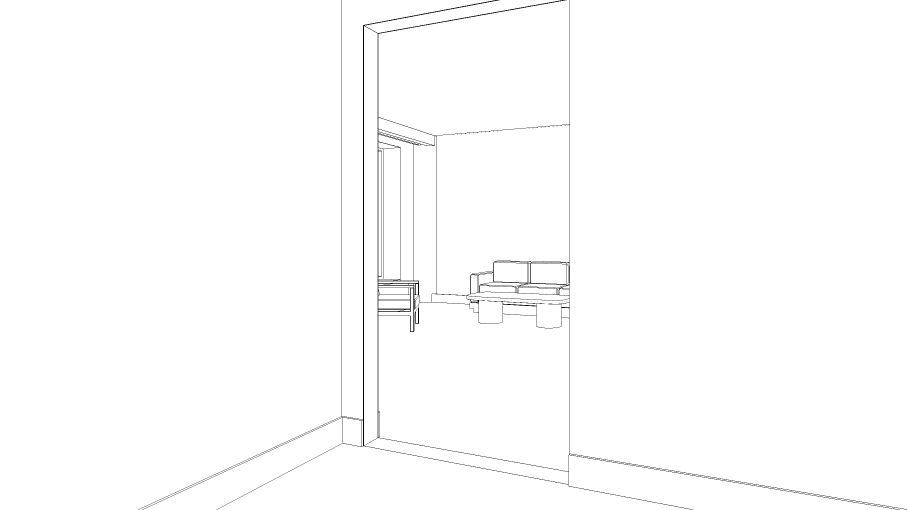
#> input picture assets/blockout/house/framing/wm-entrance-2026-11-14/a/S00-edges.png, 2720 x 1530 px (shown at 1/3 size)
$ python -i checks_wm_entrance.py   (imports and definitions only)   (older library calls are emulated)
#> lines starting #> are read from the running program, lines starting #| are printed output that depends on the picture; after the words box and inside, x2 and y2 are one past the last pixel; in counts of white or black regions, pixels touching at a corner belong together
#!/usr/bin/env python3
"""
checks_wm_entrance.py: the measurements on the warm-modern entrance clay (framing_wm_entrance.py), render-agent, 2026-11-14. No Blender.
Reads the delivered passes of this folder (<id>.png, <id>-depth.png, <id>-id.png), docs/house-plan.json, the M0 furn clay and base.png.
Writes selfcheck.json (per-frame records, the designer's projected values against the clay, the path events, the seam with M0) and
contact-sheet.jpg.

  python3 checks_wm_entrance.py            # everything
  python3 checks_wm_entrance.py --no-sheet
"""
import argparse
import json
import math
import os

import cv2
import numpy as np
from PIL import Image, ImageDraw, ImageFont

Image.MAX_IMAGE_PIXELS = None
HERE = os.path.dirname(os.path.abspath(__file__))
HOUSE = os.path.abspath(os.path.join(HERE, "..", ".."))
REPO = os.path.abspath(os.path.join(HOUSE, "..", "..", ".."))
PLAN_JSON = os.path.join(REPO, "docs", "house-plan.json")
BASE_PNG = os.path.join(REPO, "assets", "renders", "living-room", "warm-modern", "phase2-2026-11-10", "layers", "base.png")
M0_FURN = os.path.join(HOUSE, "framing", "warm-modern-r4", "layers", "furn", "M0.png")
SCRATCH = "/tmp/claude-0/-home-user-homedesign-app/1b393486-20a3-508a-a0b0-d78a98b7d2b6/scratchpad/wm-entrance"

CANVAS = (2720, 1530)
M0_CANVAS, M0_CROP = (4072, 2290), (116, 65, 3956, 2225)
OX, OY = M0_CROP[0] * CANVAS[0] / M0_CANVAS[0], M0_CROP[1] * CANVAS[1] / M0_CANVAS[1]
FX, FY = (M0_CROP[2] - M0_CROP[0]) * CANVAS[0] / M0_CANVAS[0], (M0_CROP[3] - M0_CROP[1]) * CANVAS[1] / M0_CANVAS[1]
K_U, K_V = 24.0 / 36.0, 24.0 / 36.0 * 16.0 / 9.0
DEPTH_UNITS_PER_M = 5000.0
OPEN = dict(x0=0.95, x1=2.15, y0=6.20, y1=6.35, h=2.40)
DINING = dict(x=2.50, x_out=2.65, y0=2.97, y1=4.57)
HALL = dict(x=(0.80, 3.60), y=(6.35, 9.80))
LIVING = dict(x=(-2.30, 2.50), y=(0.0, 6.20), h=3.0)
HALL_WALLS, LINING, LIVING_ALL = (11, 12, 13), (20, 21, 22, 23, 24), tuple(range(30, 44)) + (0, 50)


def r4(x):
    return None if x is None else round(float(x), 4)


# ---------------------------------------------------------------------------------------------------------------
# cameras (the same derivation as framing_wm_entrance.plan_frames)
# ---------------------------------------------------------------------------------------------------------------
# [75 lines left out: functions plan_frames, cam_at, uv, slope, past_edge, ray_dir and 1 more, not called in this run]


# ---------------------------------------------------------------------------------------------------------------
# passes
# ---------------------------------------------------------------------------------------------------------------
class Passes:
    # [8 lines left out: function __init__, not called in this run]

    def px(self, u):
        return OX + u * FX

    def py(self, v):
        return OY + v * FY

    def u(self, px):
        return (px - OX) / FX

    def v(self, py):
        return (py - OY) / FY

    def row(self, v):
        return int(min(CANVAS[1] - 1, max(0, math.floor(self.py(v)))))

    def col(self, u):
        return int(min(CANVAS[0] - 1, max(0, math.floor(self.px(u)))))

    # [28 lines left out: functions world, step_x, step_y, not called in this run]

    def lum(self):
        rgb = np.asarray(Image.open(self.png).convert("RGB")).astype(np.float64)
        return rgb @ np.array([0.2126, 0.7152, 0.0722])


# ---------------------------------------------------------------------------------------------------------------
# 1. the designer's projected values against the clay
# ---------------------------------------------------------------------------------------------------------------
# [303 lines left out: functions table_designer, dining_share, path_events, verticals, stations, reprojection, not called in this run]


# ---------------------------------------------------------------------------------------------------------------
# 4. the seam with M0
# ---------------------------------------------------------------------------------------------------------------
_PAIRS = {(31, 35): "back wall | ceiling", (31, 38): "back wall | skirting top", (30, 38): "skirting foot | floor", (31, 41): "back wall | sofa",
          (30, 41): "floor | sofa", (30, 42): "floor | coffee table", (41, 42): "sofa | coffee table", (30, 43): "floor | armchair",
          (40, 43): "window bench | armchair", (39, 43): "glazing | armchair", (32, 39): "window wall | glazing frame (reveal)",
          (0, 39): "sky | glazing frame", (35, 36): "ceiling | dropped band", (32, 36): "window wall | dropped band", (36, 39): "dropped band | glazing",
          (31, 36): "back wall | dropped band", (39, 40): "glazing | window bench", (30, 40): "floor | window bench", (32, 40): "window wall | window bench",
          (31, 43): "back wall | armchair", (32, 43): "window wall | armchair", (31, 42): "back wall | coffee table", (32, 38): "window wall | skirting",
          (37, 38): "rounded corner | skirting", (37, 40): "rounded corner | window bench", (35, 37): "ceiling | rounded corner",
          (36, 37): "dropped band | rounded corner", (0, 43): "sky | armchair", (0, 40): "sky | window bench", (38, 40): "skirting | window bench",
          (0, 32): "sky | window wall (reveal arris)", (38, 41): "skirting | sofa", (38, 43): "skirting | armchair", (42, 43): "coffee table | armchair",
          (38, 42): "skirting | coffee table", (41, 43): "sofa | armchair", (0, 36): "sky | dropped band"}
PAIRS = {tuple(sorted(k)): v for k, v in _PAIRS.items()}
TANGENT = {(31, 37), (32, 37)}            # where the rounded corner runs into the flat walls: no edge exists there


# [42 lines left out: functions structure_samples, bilinear, not called in this run]


def grad_mag(img, sigma=1.0):
    """Gradient magnitude of a luminance image (or the strongest of the three channels of an RGB image), after a small blur."""
    if img.ndim == 3:
        return np.max([grad_mag(img[..., k], sigma) for k in range(3)], axis=0)
    b = cv2.GaussianBlur(img.astype(np.float32), (0, 0), sigma)
    return np.hypot(cv2.Sobel(b, cv2.CV_32F, 1, 0, ksize=3), cv2.Sobel(b, cv2.CV_32F, 0, 1, ksize=3)) / 8.0


# [98 lines left out: functions edge_offsets, summarise_offsets, tile_shifts, summarise_tiles, not called in this run]


IDS_SHORT = {0: "sky", 30: "floor", 31: "back wall", 32: "window wall", 33: "right wall", 35: "ceiling", 36: "dropped band", 37: "rounded corner",
             38: "skirting", 39: "glazing", 40: "window bench", 41: "sofa", 42: "coffee table", 43: "armchair"}


# [244 lines left out: functions plank_joints, seam, font, tile, depth_tile, contact_sheet and 1 more, not called in this run]


# [2 lines not run here, left out]

>>> import cv2
>>> picture = cv2.imread('a/S00-edges.png')
#> picture is the input picture: shape (1530, 2720, 3); 99.3% white; black in thin lines or dots, all inside (x1, y1, x2, y2) = (414, 0, 2720, 1530)
>>> result = grad_mag(picture)
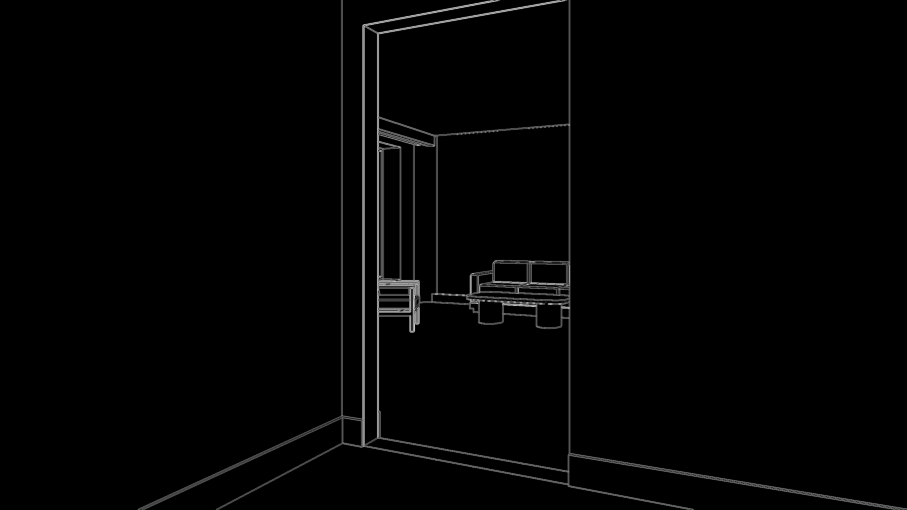
#> result: shape (1530, 2720) float32 (shown at 1/3 size); min 0, max 85.42, mean 1; drawn with min black and max white

$ run again, on assets/blockout/house/framing/wm-entrance-2026-11-14/a/S05-edges.png
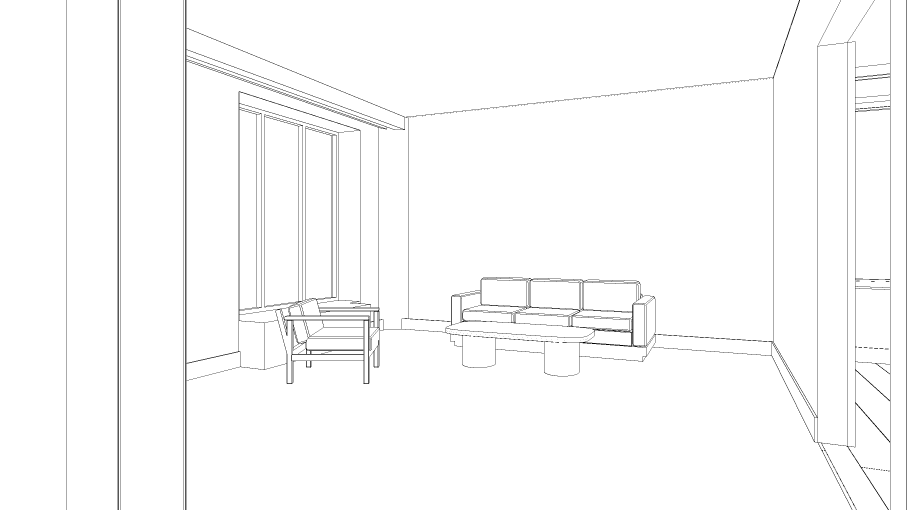
#> input picture assets/blockout/house/framing/wm-entrance-2026-11-14/a/S05-edges.png, 2720 x 1530 px (shown at 1/3 size)
#> picture is the input picture: shape (1530, 2720, 3); 98.4% white; black in thin lines or dots
#> `result = grad_mag(picture)`:
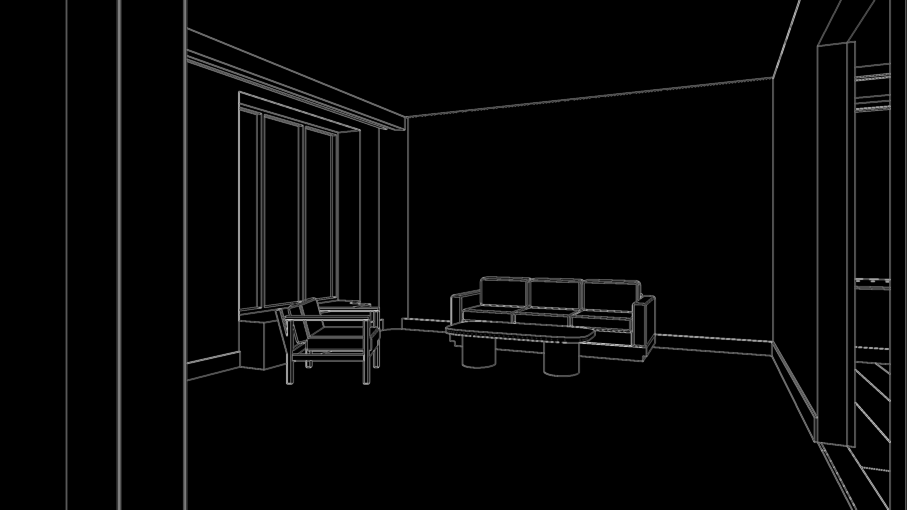
#> result: shape (1530, 2720) float32 (shown at 1/3 size); min 0, max 84.75, mean 2.1; drawn with min black and max white

$ run again, on assets/blockout/house/framing/wm-entrance-2026-11-14/a/S06-edges.png
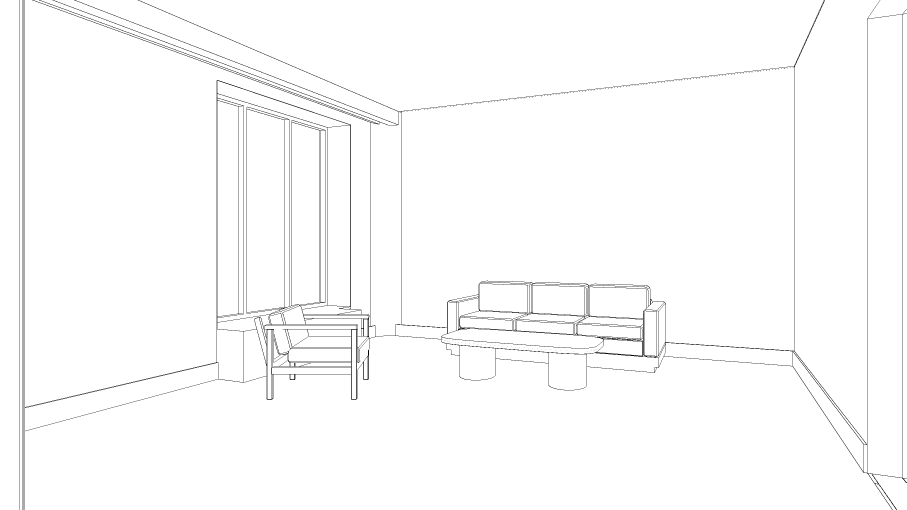
#> input picture assets/blockout/house/framing/wm-entrance-2026-11-14/a/S06-edges.png, 2720 x 1530 px (shown at 1/3 size)
#> picture is the input picture: shape (1530, 2720, 3); 98.6% white; black in thin lines or dots
#> `result = grad_mag(picture)`:
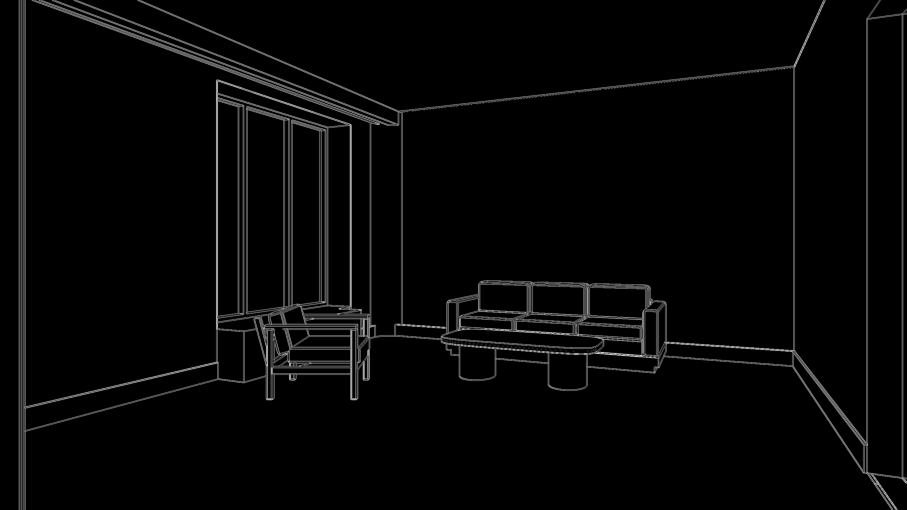
#> result: shape (1530, 2720) float32 (shown at 1/3 size); min 0, max 81.15, mean 2; drawn with min black and max white

$ run again, on assets/blockout/house/framing/wm-entrance-2026-11-14/a/S11-edges.png
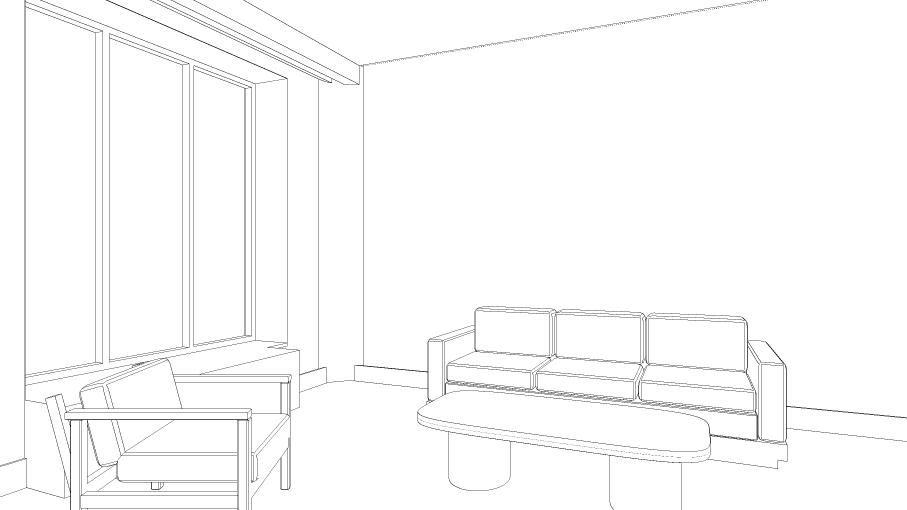
#> input picture assets/blockout/house/framing/wm-entrance-2026-11-14/a/S11-edges.png, 2720 x 1530 px (shown at 1/3 size)
#> picture is the input picture: shape (1530, 2720, 3); 98.4% white; black in thin lines or dots
#> `result = grad_mag(picture)`:
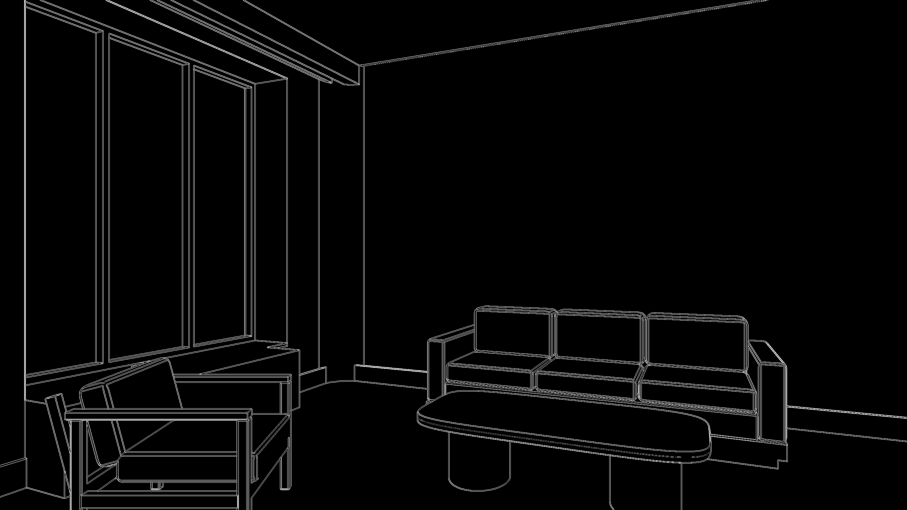
#> result: shape (1530, 2720) float32 (shown at 1/3 size); min 0, max 80.96, mean 2.4; drawn with min black and max white
